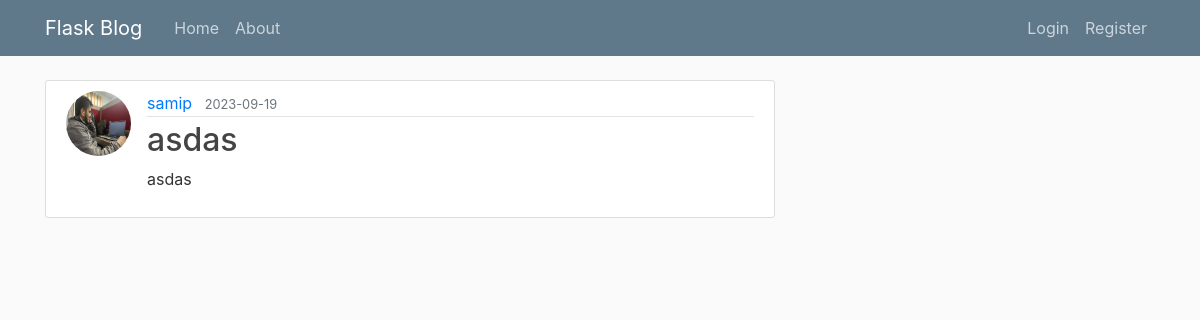
Screenshot of /post/2 with the database file from the repository.
### flaskblog/models.py (models this page shows, shortened)
class User(db.Model, UserMixin):
    id = db.Column(db.Integer, primary_key=True)
    username = db.Column(db.String(20), unique=True, nullable=False)
    email = db.Column(db.String(120), unique=True, nullable=False)
    image_file = db.Column(db.String(20), nullable=False,
                           default='default.jpg')
    password = db.Column(db.String(60), nullable=False)
    posts = db.relationship('Post', backref='author', lazy=True)
    is_admin = db.Column(db.Boolean, default=False)
    category_permission = db.relationship(
        'CategoryPermission', backref='user', lazy=True)

class Post(db.Model):
    id = db.Column(db.Integer, primary_key=True)
    title = db.Column(db.String(100), nullable=False)
    date_posted = db.Column(db.DateTime, nullable=False,
                            default=datetime.utcnow)
    content = db.Column(db.Text, nullable=False)
    is_published = db.Column(db.Boolean, default=False)
    user_id = db.Column(db.Integer, db.ForeignKey('user.id'), nullable=False)
    category_id = db.Column(db.Integer, db.ForeignKey(
        'category.id'), nullable=False)
    category = db.relationship('Category',backref='post')
    user = db.relationship('User',backref='post')
    image = db.relationship('Image', backref='post', lazy=True)

### flaskblog/routes.py (the view)
@app.route("/post/<int:post_id>")
def post(post_id):
    post = Post.query.get_or_404(post_id)
    return render_template('post.html', title=post.title, post=post)

### flaskblog/templates/post.html (shortened to what this page needs)
{% extends "layout.html" %}
{% block content %}
  <article class="media content-section">
    <img class="rounded-circle article-img" src="{{ url_for('static', filename='profile_pics/' + post.author.image_file) }}">
    <div class="media-body">
      <div class="article-metadata">
        <a class="mr-2" href="#">{{ post.author.username }}</a>
        <small class="text-muted">{{ post.date_posted.strftime('%Y-%m-%d') }}</small>
      </div>
      <h2 class="article-title">{{ post.title }}</h2>
      <p class="article-content">{{ post.content|safe }}</p>
    </div>
  </article>
{% endblock content %}

### flaskblog/static/main.css (style rules this page uses)
body { background: #fafafa; color: #333333; margin-top: 5rem; }
h1, h2, h3, h4, h5, h6 { color: #444444; }
.content-section { background: #ffffff; padding: 10px 20px; border: 1px solid #dddddd; border-radius: 3px; margin-bottom: 20px; }
.article-title { color: #444444; }
.article-content { white-space: pre-line; }
.article-img { height: 65px; width: 65px; margin-right: 16px; }
.article-metadata { padding-bottom: 1px; margin-bottom: 4px; border-bottom: 1px solid #e3e3e3 }

### rows the page displays
User: image_file (placeholder picture), author.username "samip"
Post: date_posted "2023-09-19", title "asdas", content "asdas"
